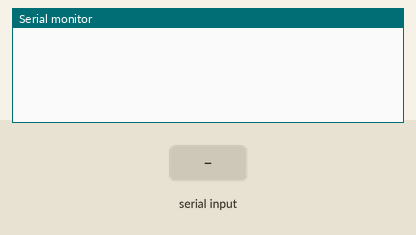
Bench run of a program on a simulated ESP32. Shown: the last lines printed to the serial monitor. The test bench sets the inputs (shaded band).

Above: at 1.9 s.
2.0 s: "debug" received over Serial
At 2.7 s:
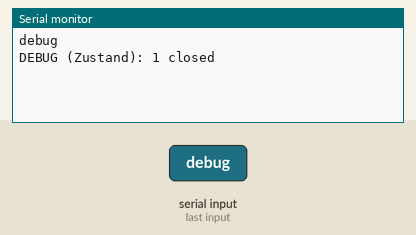
3.7 s: "manual" received over Serial
At 4.2 s:
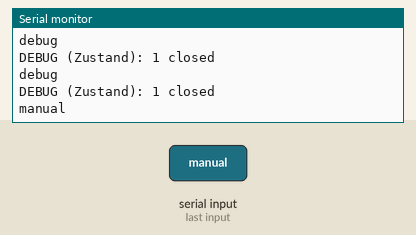
5.7 s: "automatic" received over Serial
At 6.2 s:
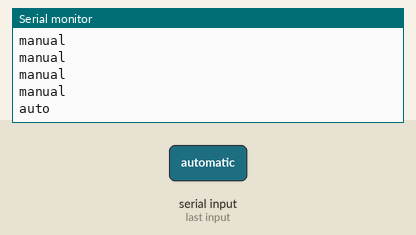

The program:

main.cpp
```cpp
#include <Arduino.h>

// Ventil 4 am Pin 23
#define V4 23

// Ventil 3 am Pin 22
#define V3 22

// Ventil 2 am Pin 21
#define V2 21

// Ventil 1 am Pin 19
#define V1 19

// CharArray weil per Serielle Schnittstelle werden nur einzelne Zeichen gesendet die dann in String konvertiert werde
char dataSent[30];

// Index für die while-Schleife in der checkSerial() Funktion
int i = 0;

// Enum für Betriebmodus
enum Betriebmodus { stop, debug, manual, automatic };
Betriebmodus modus;

enum Zustaende { open, closed };
Zustaende stateV1, stateV2, stateV3, stateV4;

// Hier werden empfangene Befehle gespeichert
String dataRecieved;

//
long timeNow, timePrev;

// Funktionsprototypen (Notwendig in PlatformIO)
void serialCheck(void);
void steuerung(void);

void setup()
{
  modus = stop;
  pinMode(V1, INPUT);
  pinMode(V2, INPUT);
  pinMode(V3, INPUT);
  pinMode(V4, INPUT);
  stateV1 = closed;
  stateV2 = closed;
  stateV3 = closed;
  stateV4 = closed;
  delay(750);
  Serial.begin(115200);
}

void loop()
{
  serialCheck();
  steuerung();
  delay(500);
}

/* Diese Funktion überprüft ob etwas über die Serielle Schnitstelle gesendet wurde
#  Wenn ja, dann speichert es die einzele Bits in CharArray und dann umwandelt CharArray in String um */
void serialCheck()
{
  while (Serial.available() > 0 && Serial.available() < 30)
    dataSent[i++] = Serial.read();

  // dataSent[i-1] = '\0'; Arduino Serielle Schnittstelle
  dataSent[i] = '\0';   // hterm Serielle Schnittstelle
  dataRecieved = dataSent;
  //Serial.println("DEBUG (dataRecoeved): " + dataRecieved);    Gibt ein String aus was über die Serielle Schnitstelle empafngen wurde (Debug)

  if (dataRecieved == "debug")
    modus = debug;
  else if (dataRecieved == "manual")
    modus = manual;
  else if (dataRecieved == "automatic")
    modus = automatic;
  else if (dataRecieved == "stop")
    modus = stop;

  // Befehle für Debug Steuerung
  else if (dataRecieved == "1 open" && modus == debug)
    stateV1 = open;
  else if (dataRecieved == "1 close" && modus == debug)
    stateV1 = closed;
  else if (dataRecieved == "2 open" && modus == debug)
    stateV2 = open;
  else if (dataRecieved == "2 close" && modus == debug)
    stateV2 = closed;
  else if (dataRecieved == "3 open" && modus == debug)
    stateV3 = open;
  else if (dataRecieved == "3 close" && modus == debug)
    stateV3 = closed;
  else if (dataRecieved == "4 open" && modus == debug)
    stateV4 = open;
  else if (dataRecieved == "4 close" && modus == debug)
    stateV1 = closed;

  // Befehle für automatische Steuerung

  i = 0;
  dataRecieved = "";
}

void steuerung()
{
  switch (modus)
  {
    case debug: // Einzelne Ventile können angesteurert werden
      Serial.println("debug");

      if (stateV1 == open)
      {
        digitalWrite(V1, HIGH);
        Serial.println("DEBUG (Zustand): 1 open");
      }
      else if (stateV1 == closed)
      {
        digitalWrite(V1, LOW);
        Serial.println("DEBUG (Zustand): 1 closed");
      }
      else if (stateV2 == open)
      {
        digitalWrite(V2, HIGH);
        Serial.println("DEBUG (Zustand): 2 open");
      }
      else if (stateV2 == closed)
      {
        digitalWrite(V2, LOW);
        Serial.println("DEBUG (Zustand): 2 closed");
      }
      else if (stateV3 == open)
      {
        digitalWrite(V3, HIGH);
        Serial.println("DEBUG (Zustand): 3 open");
      }
      else if (stateV3 == closed)
      {
        digitalWrite(V3, LOW);
        Serial.println("DEBUG (Zustand): 3 closed");
      }
      else if (stateV4 == open)
      {
        digitalWrite(V4, HIGH);
        Serial.println("DEBUG (Zustand): 4 open");
      }
      else if (stateV4 == closed)
      {
        digitalWrite(V4, LOW);
        Serial.println("DEBUG (Zustand): 4 closed");
      }
    break;

    case manual: // Manuelle Steuerung
      Serial.println("manual");

    break;

    case automatic: // Automatische Steuerung
      Serial.println("auto");

    break;

    case stop: // Schließt alle Ventile
      digitalWrite(V1, LOW);
      digitalWrite(V2, LOW);
      digitalWrite(V3, LOW);
      digitalWrite(V4, LOW);
    break;

    default:
      digitalWrite(V1, LOW);
      digitalWrite(V2, LOW);
      digitalWrite(V3, LOW);
      digitalWrite(V4, LOW);
      Serial.println("Fehler! Ungültiger Zustand. Alle Ventile wurden geschlossen.");
    break;
  }
}
```

Measured:
- after the input at 2.0 s, the serial monitor: prints a new line after 0.25 s (image 1)
- after the input at 3.7 s, the serial monitor: prints a new line after 0.05 s (image 2)
- after the input at 5.7 s, the serial monitor: prints a new line after 0.06 s (image 3)
